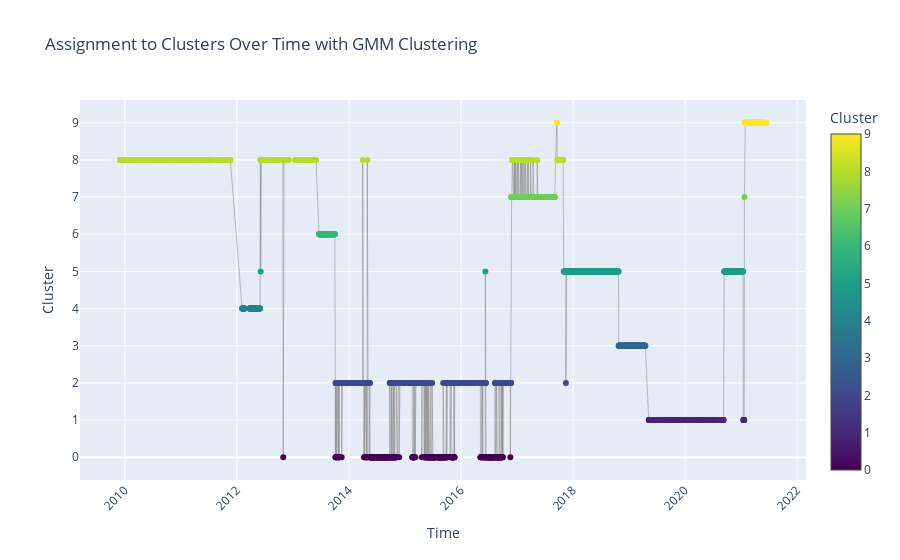

The code cell stored with this chart in its notebook:
### Code cell
clustering_visualization.plot_clusters_over_time(data_with_gmm, 'GMM')

### Figure 1 — Plotly figure (JSON) as saved in the notebook; plotly's stock layout.template omitted (floating-point values rounded to 4 significant figures; data arrays with more than 128 entries replaced by an {"elided": "..."} marker saying what was removed)
{"data": [{"line": {"color": "gray", "width": 0.5}, "marker": {"color": {"elided": "3590 int values"}, "colorbar": {"title": {"text": "Cluster"}}, "colorscale": [[0, "#440154"], [0.1111, "#482878"], [0.2222, "#3e4989"], [0.3333, "#31688e"], [0.4444, "#26828e"], [0.5556, "#1f9e89"], [0.6667, "#35b779"], [0.7778, "#6ece58"], [0.8889, "#b5de2b"], [1, "#fde725"]], "size": 6}, "mode": "markers+lines", "type": "scatter", "x": {"elided": "3590 str values"}, "y": {"elided": "3590 int values"}}], "layout": {"title": {"text": "Assignment to Clusters Over Time with GMM Clustering"}, "xaxis": {"tickangle": -45, "title": {"text": "Time"}}, "yaxis": {"tickmode": "array", "ticktext": ["0", "1", "2", "3", "4", "5", "6", "7", "8", "9"], "tickvals": [0, 1, 2, 3, 4, 5, 6, 7, 8, 9], "title": {"text": "Cluster"}}}}
